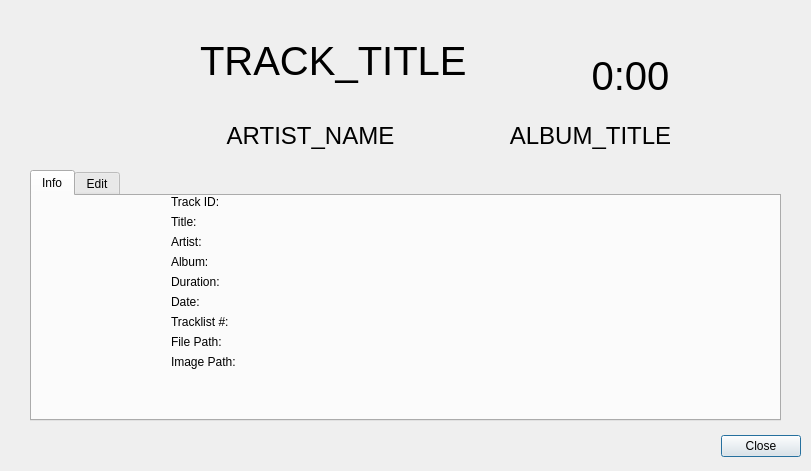
<?xml version="1.0" encoding="UTF-8"?>
<ui version="4.0">
 <class>TrackPopup</class>
 <widget class="QDialog" name="TrackPopup">
  <property name="geometry">
   <rect>
    <x>0</x>
    <y>0</y>
    <width>811</width>
    <height>471</height>
   </rect>
  </property>
  <property name="windowTitle">
   <string>Track</string>
  </property>
  <property name="toolTipDuration">
   <number>1</number>
  </property>
  <widget class="QDialogButtonBox" name="button_box">
   <property name="geometry">
    <rect>
     <x>460</x>
     <y>430</y>
     <width>341</width>
     <height>32</height>
    </rect>
   </property>
   <property name="orientation">
    <enum>Qt::Orientation::Horizontal</enum>
   </property>
   <property name="standardButtons">
    <set>QDialogButtonBox::StandardButton::Close</set>
   </property>
  </widget>
  <widget class="QLabel" name="cover_art">
   <property name="geometry">
    <rect>
     <x>30</x>
     <y>10</y>
     <width>161</width>
     <height>161</height>
    </rect>
   </property>
   <property name="text">
    <string/>
   </property>
   <property name="pixmap">
    <pixmap>Default_Images/default_track.jpg</pixmap>
   </property>
   <property name="scaledContents">
    <bool>true</bool>
   </property>
  </widget>
  <widget class="QLabel" name="title">
   <property name="geometry">
    <rect>
     <x>200</x>
     <y>10</y>
     <width>371</width>
     <height>101</height>
    </rect>
   </property>
   <property name="font">
    <font>
     <pointsize>30</pointsize>
    </font>
   </property>
   <property name="text">
    <string>TRACK_TITLE</string>
   </property>
   <property name="alignment">
    <set>Qt::AlignmentFlag::AlignLeading|Qt::AlignmentFlag::AlignLeft|Qt::AlignmentFlag::AlignVCenter</set>
   </property>
   <property name="wordWrap">
    <bool>true</bool>
   </property>
  </widget>
  <widget class="QLabel" name="duration">
   <property name="geometry">
    <rect>
     <x>590</x>
     <y>50</y>
     <width>81</width>
     <height>51</height>
    </rect>
   </property>
   <property name="font">
    <font>
     <pointsize>30</pointsize>
    </font>
   </property>
   <property name="text">
    <string>0:00</string>
   </property>
   <property name="alignment">
    <set>Qt::AlignmentFlag::AlignCenter</set>
   </property>
  </widget>
  <widget class="QLabel" name="artist_name">
   <property name="geometry">
    <rect>
     <x>210</x>
     <y>110</y>
     <width>201</width>
     <height>51</height>
    </rect>
   </property>
   <property name="font">
    <font>
     <pointsize>18</pointsize>
    </font>
   </property>
   <property name="text">
    <string>ARTIST_NAME</string>
   </property>
   <property name="alignment">
    <set>Qt::AlignmentFlag::AlignCenter</set>
   </property>
   <property name="wordWrap">
    <bool>true</bool>
   </property>
  </widget>
  <widget class="QLabel" name="album_title">
   <property name="geometry">
    <rect>
     <x>430</x>
     <y>110</y>
     <width>321</width>
     <height>51</height>
    </rect>
   </property>
   <property name="font">
    <font>
     <pointsize>18</pointsize>
    </font>
   </property>
   <property name="text">
    <string>ALBUM_TITLE</string>
   </property>
   <property name="alignment">
    <set>Qt::AlignmentFlag::AlignCenter</set>
   </property>
   <property name="wordWrap">
    <bool>true</bool>
   </property>
  </widget>
  <widget class="QTabWidget" name="tabs">
   <property name="geometry">
    <rect>
     <x>30</x>
     <y>170</y>
     <width>751</width>
     <height>251</height>
    </rect>
   </property>
   <property name="tabPosition">
    <enum>QTabWidget::TabPosition::North</enum>
   </property>
   <property name="tabShape">
    <enum>QTabWidget::TabShape::Rounded</enum>
   </property>
   <property name="currentIndex">
    <number>0</number>
   </property>
   <property name="tabsClosable">
    <bool>false</bool>
   </property>
   <property name="movable">
    <bool>false</bool>
   </property>
   <property name="tabBarAutoHide">
    <bool>false</bool>
   </property>
   <widget class="QWidget" name="vertical_info_tab">
    <attribute name="title">
     <string>Info</string>
    </attribute>
    <widget class="QWidget" name="formLayoutWidget_4">
     <property name="geometry">
      <rect>
       <x>139</x>
       <y>-1</y>
       <width>601</width>
       <height>221</height>
      </rect>
     </property>
     <layout class="QFormLayout" name="formLayout">
      <item row="0" column="0">
       <widget class="QLabel" name="label">
        <property name="text">
         <string>Track ID:</string>
        </property>
       </widget>
      </item>
      <item row="0" column="1">
       <widget class="QLabel" name="track_id">
        <property name="text">
         <string/>
        </property>
       </widget>
      </item>
      <item row="1" column="0">
       <widget class="QLabel" name="label_2">
        <property name="text">
         <string>Title:</string>
        </property>
       </widget>
      </item>
      <item row="1" column="1">
       <widget class="QLabel" name="info_title">
        <property name="text">
         <string/>
        </property>
       </widget>
      </item>
      <item row="2" column="0">
       <widget class="QLabel" name="label_3">
        <property name="text">
         <string>Artist:</string>
        </property>
       </widget>
      </item>
      <item row="2" column="1">
       <widget class="QLabel" name="info_artist">
        <property name="text">
         <string/>
        </property>
       </widget>
      </item>
      <item row="3" column="0">
       <widget class="QLabel" name="label_4">
        <property name="text">
         <string>Album:</string>
        </property>
       </widget>
      </item>
      <item row="3" column="1">
       <widget class="QLabel" name="info_album">
        <property name="text">
         <string/>
        </property>
       </widget>
      </item>
      <item row="4" column="0">
       <widget class="QLabel" name="label_5">
        <property name="text">
         <string>Duration:</string>
        </property>
       </widget>
      </item>
      <item row="4" column="1">
       <widget class="QLabel" name="info_duration">
        <property name="text">
         <string/>
        </property>
       </widget>
      </item>
      <item row="5" column="0">
       <widget class="QLabel" name="label_6">
        <property name="text">
         <string>Date:</string>
        </property>
       </widget>
      </item>
      <item row="5" column="1">
       <widget class="QLabel" name="info_date">
        <property name="text">
         <string/>
        </property>
       </widget>
      </item>
      <item row="7" column="0">
       <widget class="QLabel" name="label_7">
        <property name="text">
         <string>File Path:</string>
        </property>
       </widget>
      </item>
      <item row="7" column="1">
       <widget class="QLabel" name="info_file_path">
        <property name="text">
         <string/>
        </property>
       </widget>
      </item>
      <item row="8" column="0">
       <widget class="QLabel" name="label_8">
        <property name="text">
         <string>Image Path:</string>
        </property>
       </widget>
      </item>
      <item row="8" column="1">
       <widget class="QLabel" name="info_image_path">
        <property name="text">
         <string/>
        </property>
       </widget>
      </item>
      <item row="6" column="0">
       <widget class="QLabel" name="label_9">
        <property name="text">
         <string>Tracklist #:</string>
        </property>
       </widget>
      </item>
      <item row="6" column="1">
       <widget class="QLabel" name="info_tracklist_num">
        <property name="text">
         <string/>
        </property>
       </widget>
      </item>
     </layout>
    </widget>
   </widget>
   <widget class="QWidget" name="edit_tab">
    <attribute name="title">
     <string>Edit</string>
    </attribute>
    <widget class="QWidget" name="formLayoutWidget">
     <property name="geometry">
      <rect>
       <x>19</x>
       <y>9</y>
       <width>711</width>
       <height>201</height>
      </rect>
     </property>
     <layout class="QFormLayout" name="edit_form_layout">
      <item row="0" column="0">
       <widget class="QLabel" name="edit_title_label">
        <property name="text">
         <string>Title</string>
        </property>
       </widget>
      </item>
      <item row="0" column="1">
       <widget class="QLineEdit" name="edit_title_input"/>
      </item>
      <item row="1" column="0">
       <widget class="QLabel" name="edit_artist_label">
        <property name="text">
         <string>Artist</string>
        </property>
       </widget>
      </item>
      <item row="1" column="1">
       <widget class="QLineEdit" name="edit_artist_input"/>
      </item>
      <item row="2" column="0">
       <widget class="QLabel" name="edit_album_label">
        <property name="text">
         <string>Album</string>
        </property>
       </widget>
      </item>
      <item row="2" column="1">
       <widget class="QLineEdit" name="edit_album_input"/>
      </item>
      <item row="3" column="0">
       <widget class="QLabel" name="edit_date_label">
        <property name="text">
         <string>Date</string>
        </property>
       </widget>
      </item>
      <item row="4" column="0">
       <widget class="QLabel" name="edit_tracklist_num_label">
        <property name="text">
         <string>Tracklist #</string>
        </property>
       </widget>
      </item>
      <item row="4" column="1">
       <widget class="QLineEdit" name="edit_tracklist_num_input"/>
      </item>
      <item row="3" column="1">
       <layout class="QHBoxLayout" name="horizontalLayout">
        <item>
         <widget class="QDateEdit" name="edit_date_input">
          <property name="currentSection">
           <enum>QDateTimeEdit::Section::MonthSection</enum>
          </property>
          <property name="displayFormat">
           <string>MM/dd/yyyy</string>
          </property>
          <property name="calendarPopup">
           <bool>true</bool>
          </property>
          <property name="currentSectionIndex">
           <number>0</number>
          </property>
          <property name="date">
           <date>
            <year>2025</year>
            <month>1</month>
            <day>1</day>
           </date>
          </property>
         </widget>
        </item>
        <item>
         <widget class="QPushButton" name="clear_date_button">
          <property name="text">
           <string>Clear Date</string>
          </property>
         </widget>
        </item>
       </layout>
      </item>
     </layout>
    </widget>
   </widget>
  </widget>
 </widget>
 <resources/>
 <connections>
  <connection>
   <sender>button_box</sender>
   <signal>accepted()</signal>
   <receiver>TrackPopup</receiver>
   <slot>accept()</slot>
   <hints>
    <hint type="sourcelabel">
     <x>248</x>
     <y>254</y>
    </hint>
    <hint type="destinationlabel">
     <x>157</x>
     <y>274</y>
    </hint>
   </hints>
  </connection>
  <connection>
   <sender>button_box</sender>
   <signal>rejected()</signal>
   <receiver>TrackPopup</receiver>
   <slot>reject()</slot>
   <hints>
    <hint type="sourcelabel">
     <x>316</x>
     <y>260</y>
    </hint>
    <hint type="destinationlabel">
     <x>286</x>
     <y>274</y>
    </hint>
   </hints>
  </connection>
 </connections>
</ui>
